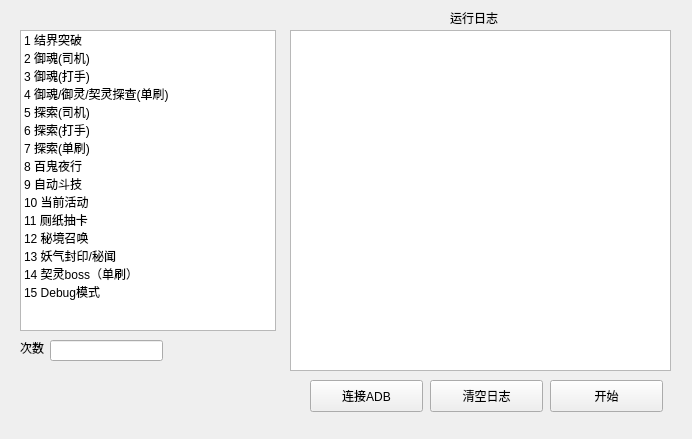
<?xml version="1.0" encoding="UTF-8"?>
<ui version="4.0">
 <class>MainWindow</class>
 <widget class="QMainWindow" name="MainWindow">
  <property name="geometry">
   <rect>
    <x>0</x>
    <y>0</y>
    <width>692</width>
    <height>439</height>
   </rect>
  </property>
  <property name="windowTitle">
   <string>阴阳师自动脚本 - lisai9093</string>
  </property>
  <widget class="QWidget" name="centralwidget">
   <widget class="QListWidget" name="listWidget">
    <property name="geometry">
     <rect>
      <x>20</x>
      <y>30</y>
      <width>256</width>
      <height>301</height>
     </rect>
    </property>
    <item>
     <property name="text">
      <string>1 结界突破</string>
     </property>
    </item>
    <item>
     <property name="text">
      <string>2 御魂(司机)</string>
     </property>
    </item>
    <item>
     <property name="text">
      <string>3 御魂(打手)</string>
     </property>
    </item>
    <item>
     <property name="text">
      <string>4 御魂/御灵/契灵探查(单刷)</string>
     </property>
    </item>
    <item>
     <property name="text">
      <string>5 探索(司机)</string>
     </property>
    </item>
    <item>
     <property name="text">
      <string>6 探索(打手)</string>
     </property>
    </item>
    <item>
     <property name="text">
      <string>7 探索(单刷)</string>
     </property>
    </item>
    <item>
     <property name="text">
      <string>8 百鬼夜行</string>
     </property>
    </item>
    <item>
     <property name="text">
      <string>9 自动斗技</string>
     </property>
    </item>
    <item>
     <property name="text">
      <string>10 当前活动</string>
     </property>
    </item>
    <item>
     <property name="text">
      <string>11 厕纸抽卡</string>
     </property>
    </item>
    <item>
     <property name="text">
      <string>12 秘境召唤</string>
     </property>
    </item>
    <item>
     <property name="text">
      <string>13 妖气封印/秘闻</string>
     </property>
    </item>
    <item>
     <property name="text">
      <string>14 契灵boss（单刷）</string>
     </property>
    </item>
    <item>
     <property name="text">
      <string>15 Debug模式</string>
     </property>
    </item>
   </widget>
   <widget class="QLabel" name="label">
    <property name="geometry">
     <rect>
      <x>20</x>
      <y>340</y>
      <width>31</width>
      <height>16</height>
     </rect>
    </property>
    <property name="text">
     <string>次数</string>
    </property>
   </widget>
   <widget class="QLineEdit" name="lineEdit">
    <property name="geometry">
     <rect>
      <x>50</x>
      <y>340</y>
      <width>113</width>
      <height>21</height>
     </rect>
    </property>
   </widget>
   <widget class="QPushButton" name="pushButton_start">
    <property name="geometry">
     <rect>
      <x>550</x>
      <y>380</y>
      <width>113</width>
      <height>32</height>
     </rect>
    </property>
    <property name="text">
     <string>开始</string>
    </property>
   </widget>
   <widget class="QTextBrowser" name="textBrowser">
    <property name="geometry">
     <rect>
      <x>290</x>
      <y>30</y>
      <width>381</width>
      <height>341</height>
     </rect>
    </property>
   </widget>
   <widget class="QLabel" name="label_2">
    <property name="geometry">
     <rect>
      <x>450</x>
      <y>10</y>
      <width>60</width>
      <height>16</height>
     </rect>
    </property>
    <property name="text">
     <string>运行日志</string>
    </property>
   </widget>
   <widget class="QPushButton" name="pushButton_restart">
    <property name="geometry">
     <rect>
      <x>310</x>
      <y>380</y>
      <width>113</width>
      <height>32</height>
     </rect>
    </property>
    <property name="text">
     <string>连接ADB</string>
    </property>
   </widget>
   <widget class="QPushButton" name="pushButton_clear">
    <property name="geometry">
     <rect>
      <x>430</x>
      <y>380</y>
      <width>113</width>
      <height>32</height>
     </rect>
    </property>
    <property name="text">
     <string>清空日志</string>
    </property>
   </widget>
  </widget>
  <widget class="QMenuBar" name="menubar">
   <property name="geometry">
    <rect>
     <x>0</x>
     <y>0</y>
     <width>692</width>
     <height>24</height>
    </rect>
   </property>
  </widget>
  <action name="actionhelp">
   <property name="text">
    <string>help</string>
   </property>
  </action>
 </widget>
 <resources/>
 <connections/>
</ui>
